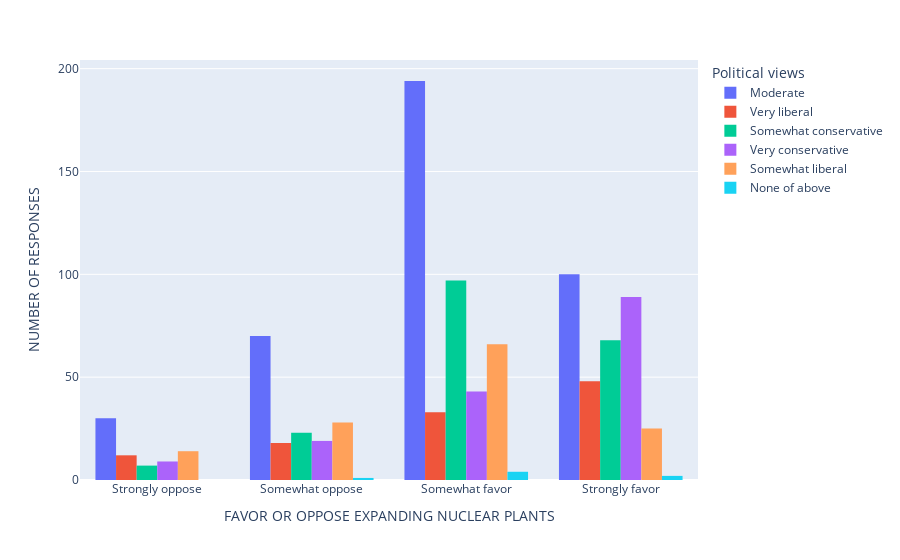

Notebook code cell kept with this figure:
### Markdown cell above
### Histograms

### Code cell
import plotly.express as px
fig = px.histogram(dataframe1, x="Q10", color="Q5a", barmode="group").update_xaxes(categoryorder='array', categoryarray=["Strongly oppose", "Somewhat oppose", "Somewhat favor", "Strongly favor"]).update_layout(
xaxis_title="FAVOR OR OPPOSE EXPANDING NUCLEAR PLANTS", yaxis_title="NUMBER OF RESPONSES", legend_title="Political views",
)
fig.show()

### Figure 1 — Plotly figure (JSON) as saved in the notebook; plotly's stock layout.template omitted (floating-point values rounded to 4 significant figures; data arrays with more than 128 entries replaced by an {"elided": "..."} marker saying what was removed)
{"data": [{"alignmentgroup": "True", "bingroup": "x", "hovertemplate": "Q5a=Moderate<br>Q10=%{x}<br>count=%{y}<extra></extra>", "legendgroup": "Moderate", "marker": {"color": "#636efa", "pattern": {"shape": ""}}, "name": "Moderate", "offsetgroup": "Moderate", "orientation": "v", "showlegend": true, "type": "histogram", "x": {"elided": "394 str values"}, "xaxis": "x", "yaxis": "y"}, {"alignmentgroup": "True", "bingroup": "x", "hovertemplate": "Q5a=Very liberal<br>Q10=%{x}<br>count=%{y}<extra></extra>", "legendgroup": "Very liberal", "marker": {"color": "#EF553B", "pattern": {"shape": ""}}, "name": "Very liberal", "offsetgroup": "Very liberal", "orientation": "v", "showlegend": true, "type": "histogram", "x": ["Somewhat favor", "Somewhat favor", "Somewhat favor", "Strongly oppose", "Strongly oppose", "Somewhat oppose", "Somewhat favor", "Strongly favor", "Somewhat favor", "Somewhat oppose", "Strongly favor", "Strongly favor", "Somewhat oppose", "Somewhat favor", "Somewhat favor", "Somewhat oppose", "Somewhat favor", "Strongly favor", "Somewhat favor", "Strongly favor", "Strongly favor", "Strongly favor", "Somewhat favor", "Strongly favor", "Strongly favor", "Strongly favor", "Strongly favor", "Strongly favor", "Somewhat oppose", "Somewhat oppose", "Strongly favor", "Strongly favor", "Somewhat favor", "Strongly favor", "Strongly favor", "Strongly favor", "Strongly oppose", "Somewhat favor", "Somewhat favor", "Somewhat favor", "Strongly favor", "Strongly favor", "Strongly favor", "Strongly favor", "Somewhat favor", "Strongly favor", "Strongly favor", "Strongly favor", "Somewhat oppose", "Strongly favor", "Somewhat oppose", "Strongly oppose", "Strongly favor", "Somewhat favor", "Somewhat favor", "Strongly favor", "Strongly favor", "Strongly favor", "Strongly favor", "Somewhat favor", "Somewhat oppose", "Strongly favor", "Strongly oppose", "Somewhat oppose", "Strongly oppose", "Strongly favor", "Somewhat favor", "Somewhat favor", "Strongly favor", "Somewhat favor", "Somewhat favor", "Somewhat favor", "Somewhat oppose", "Strongly favor", "Strongly favor", "Strongly favor", "Strongly favor", "Strongly favor", "Strongly favor", "Somewhat favor", "Somewhat favor", "Somewhat oppose", "Somewhat oppose", "Somewhat favor", "Somewhat oppose", "Somewhat favor", "Strongly favor", "Strongly favor", "Strongly favor", "Somewhat oppose", "Strongly favor", "Strongly oppose", "Strongly oppose", "Strongly oppose", "Somewhat favor", "Strongly favor", "Somewhat oppose", "Strongly favor", "Somewhat favor", "Strongly oppose", "Somewhat favor", "Strongly favor", "Somewhat oppose", "Strongly oppose", "Strongly oppose", "Somewhat oppose", "Somewhat favor", "Somewhat favor", "Strongly favor", "Somewhat favor", "Strongly favor"], "xaxis": "x", "yaxis": "y"}, {"alignmentgroup": "True", "bingroup": "x", "hovertemplate": "Q5a=Somewhat conservative<br>Q10=%{x}<br>count=%{y}<extra></extra>", "legendgroup": "Somewhat conservative", "marker": {"color": "#00cc96", "pattern": {"shape": ""}}, "name": "Somewhat conservative", "offsetgroup": "Somewhat conservative", "orientation": "v", "showlegend": true, "type": "histogram", "x": {"elided": "195 str values"}, "xaxis": "x", "yaxis": "y"}, {"alignmentgroup": "True", "bingroup": "x", "hovertemplate": "Q5a=Very conservative<br>Q10=%{x}<br>count=%{y}<extra></extra>", "legendgroup": "Very conservative", "marker": {"color": "#ab63fa", "pattern": {"shape": ""}}, "name": "Very conservative", "offsetgroup": "Very conservative", "orientation": "v", "showlegend": true, "type": "histogram", "x": {"elided": "160 str values"}, "xaxis": "x", "yaxis": "y"}, {"alignmentgroup": "True", "bingroup": "x", "hovertemplate": "Q5a=Somewhat liberal<br>Q10=%{x}<br>count=%{y}<extra></extra>", "legendgroup": "Somewhat liberal", "marker": {"color": "#FFA15A", "pattern": {"shape": ""}}, "name": "Somewhat liberal", "offsetgroup": "Somewhat liberal", "orientation": "v", "showlegend": true, "type": "histogram", "x": {"elided": "133 str values"}, "xaxis": "x", "yaxis": "y"}, {"alignmentgroup": "True", "bingroup": "x", "hovertemplate": "Q5a=None of above<br>Q10=%{x}<br>count=%{y}<extra></extra>", "legendgroup": "None of above", "marker": {"color": "#19d3f3", "pattern": {"shape": ""}}, "name": "None of above", "offsetgroup": "None of above", "orientation": "v", "showlegend": true, "type": "histogram", "x": ["Strongly favor", "Somewhat favor", "Somewhat favor", "Strongly favor", "Somewhat favor", "Somewhat oppose", "Somewhat favor"], "xaxis": "x", "yaxis": "y"}], "layout": {"autosize": true, "barmode": "group", "legend": {"title": {"text": "Political views"}, "tracegroupgap": 0}, "margin": {"t": 60}, "xaxis": {"anchor": "y", "autorange": true, "categoryarray": ["Strongly oppose", "Somewhat oppose", "Somewhat favor", "Strongly favor"], "categoryorder": "array", "domain": [0, 1], "range": [-0.5, 3.5], "title": {"text": "FAVOR OR OPPOSE EXPANDING NUCLEAR PLANTS"}, "type": "category"}, "yaxis": {"anchor": "x", "autorange": true, "domain": [0, 1], "range": [0, 204.2], "title": {"text": "NUMBER OF RESPONSES"}}}}
